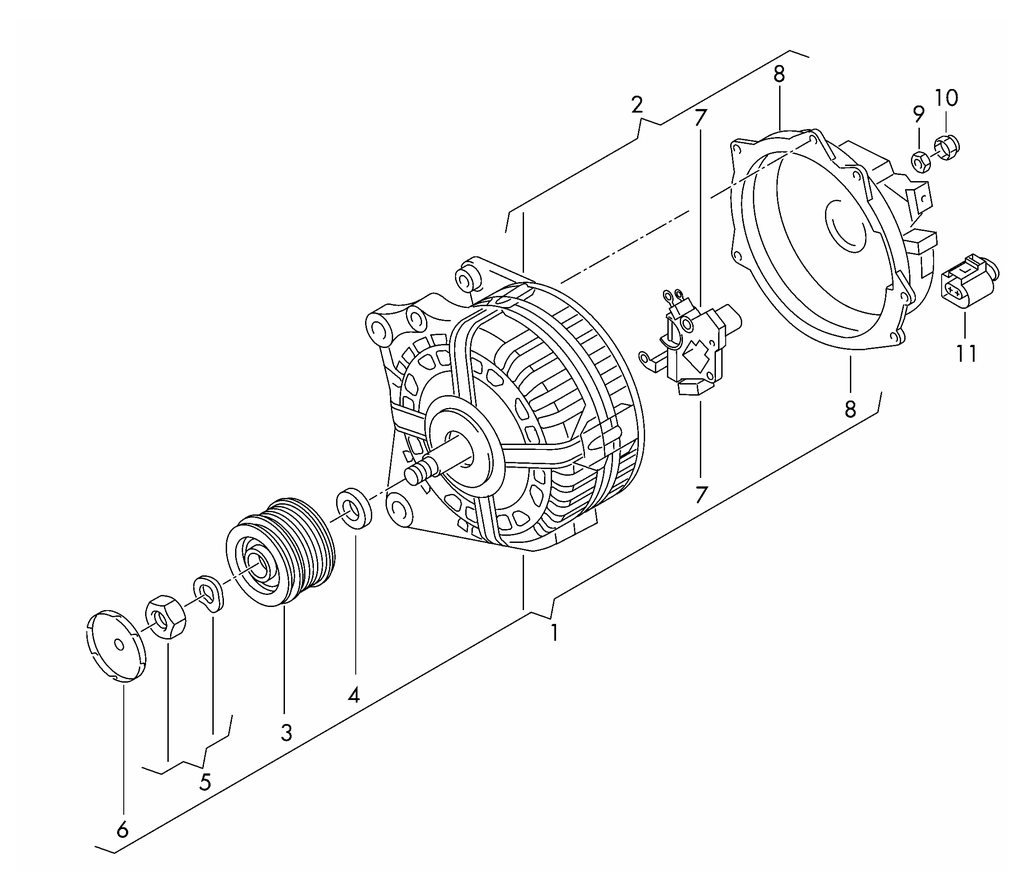
#> input picture assets/example-input.png, 1024 x 890 px
$ python -i braces.py   (imports and definitions only)
#> lines starting #> are read from the running program, lines starting #| are printed output that depends on the picture; after the words box and inside, x2 and y2 are one past the last pixel; in counts of white or black regions, pixels touching at a corner belong together
### src/glyphs.py
"""Connected-components glyph detection, grouping, and whitespace gating.

Pure-ish CV helpers; the recognition step lives in src.ocr.
"""
import cv2
import numpy as np

from src import config as C


def binarize_inv(gray):
    """Black ink -> white foreground (255), background 0."""
    _, binv = cv2.threshold(gray, 0, 255,
                            cv2.THRESH_BINARY_INV | cv2.THRESH_OTSU)
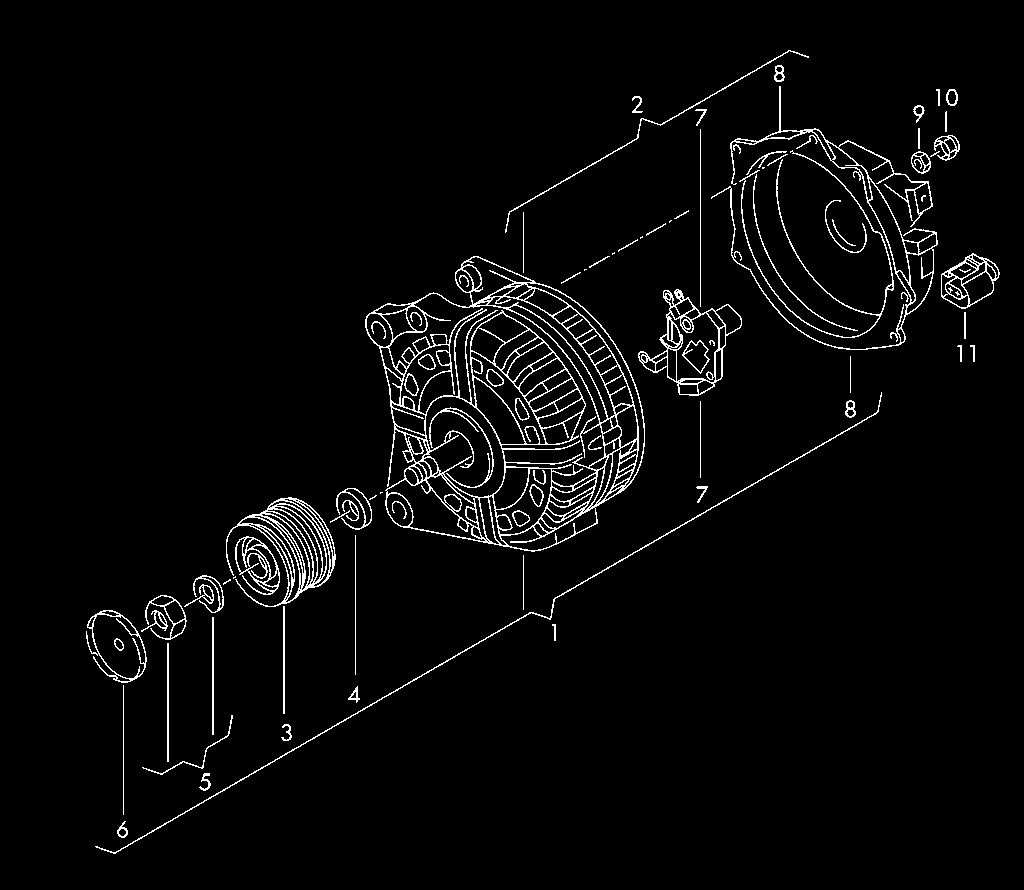
#> binv: shape (890, 1024); 3.2% white in thin lines or dots, all inside (x1, y1, x2, y2) = (86, 50, 1000, 854)
    return binv


# [70 lines left out: functions _linearity, glyph_candidates, group_numbers, not called in this run]


def ink_ratio_ring(binv, box):
    """Fraction of ink in a ring around the box, excluding the box itself.

    Low value => isolated in whitespace (a real callout); high => inside drawing.
    """
    x, y, w, h = box
    r = int(C.ISO_RING * h)
    H, W = binv.shape
    ox0, oy0 = max(0, x - r), max(0, y - r)
    ox1, oy1 = min(W, x + w + r), min(H, y + h + r)
    outer = binv[oy0:oy1, ox0:ox1]
    if outer.size == 0:
        return 1.0
    ink_outer = int((outer > 0).sum())
    ink_inner = int((binv[y:y + h, x:x + w] > 0).sum())
    ring_pixels = outer.size - (w * h)
    if ring_pixels <= 0:
        return 1.0
    return (ink_outer - ink_inner) / float(ring_pixels)


def iou(a, b):
    ax0, ay0, ax1, ay1 = a
    bx0, by0, bx1, by1 = b
    ix0, iy0 = max(ax0, bx0), max(ay0, by0)
    ix1, iy1 = min(ax1, bx1), min(ay1, by1)
    iw, ih = max(0, ix1 - ix0), max(0, iy1 - iy0)
    inter = iw * ih
    if inter == 0:
        return 0.0
    area_a = (ax1 - ax0) * (ay1 - ay0)
    area_b = (bx1 - bx0) * (by1 - by0)
    return inter / float(area_a + area_b - inter)


# [7 lines left out: function nms, not called in this run]

### src/braces.py
"""Grouping-brace detection and callout association (Phase 3).

Parts-catalog diagrams group a range of part numbers with a brace, in EITHER orientation:
- vertical '{'  : group-id beside it, members in the adjacent column
- horizontal '⏝': group-id above/below, members in the adjacent row

Detection finds elongated, thin, whitespace-isolated blobs. Association is
axis-agnostic: the brace's notch (cusp of '{', apex of V) points at the group
id; with no measurable notch, the side holding the most aligned callouts is
the member side and the id is the lone callout near the tip opposite.
"""
import cv2
import numpy as np

from src.glyphs import binarize_inv, ink_ratio_ring, iou

# brace shape filter (elongated thin curve)
BRACE_MIN_LONG = 60        # length along the spine
BRACE_MIN_ASPECT = 3.0     # long / short
BRACE_MAX_SHORT = 80
BRACE_MAX_FILL = 0.35
BRACE_ISO_MAX_INK = 0.18   # whitespace gate; rejects part-contour lines

# open-line brace filter (Phase 3b): grouping braces drawn as DIAGONAL thin lines.
# A diagonal line has a near-square bbox, so the aspect test above misses it. These
# braces are instead identified as thin (low-fill), whitespace-isolated, OPEN
# polylines -- holes==0 separates them from the closed loops of part contours.
# See docs/adr/0002. Detected for the overlay only; not auto-numbered into groups
# (the prong/id geometry is too noisy on flat exploded views -- ADR 0002).
OPEN_MIN_AREA = 150        # line length in px (thin line: area ~= length)
OPEN_MAX_AREA = 4000       # above this it's a part body, not a brace line
OPEN_MAX_FILL = 0.06       # area/bbox: a thin line nearly vanishes in its bbox
OPEN_MIN_LONG = 80         # bbox long side: span at least a couple of rows
OPEN_ISO_MAX_INK = 0.06    # whitespace gate, tighter than solid braces
OPEN_MAX_HOLES = 0         # open polyline encloses nothing; part outlines do
OPEN_MIN_CORNERS = 5       # sharp direction changes (prongs). A brace is a
                           # bracket -- prongs are its grouping semantics; a
                           # plain straight stroke is a leader line. Measured:
                           # real braces 7-76 corners, leader lines 1-3.
OPEN_MUTUAL_IOU = 0.35     # candidates whose bboxes overlap this much are
                           # fragments of one drawing entity (e.g. concentric
                           # flywheel arcs broken by teeth) -- a real brace
                           # stands alone. Measured: arc pairs 0.37-0.7+,
                           # nested-but-distinct real braces 0.015.

# association tolerances
GROUP_MIDBAND = 0.30       # group-id near brace tip (fraction of span length)
MEMBER_REACH = 0.13        # member row/column distance (fraction of perp image dim)
GROUP_REACH = 0.10         # group-id distance from spine (fraction of perp image dim)
NOTCH_MIN_DEPTH = 0.5      # min notch depth / median digit height to trust
                           # the notch side over the count-vote. Measured on
                           # the 20-image GT set (ADR 0002 id-swap update):
                           # true cusps/apexes 0.57-0.97 dh (swapped-id braces
                           # 0.75-0.97); nothing measurable below 0.57. The
                           # high floor is the safe direction -- dropping a
                           # true notch only reverts to the count-vote.
# diagonal-brace association tolerances, in units of DIGIT HEIGHT -- the only
# scale that holds across catalogs (image-dim fractions break: a 0.03*2300px
# member band swallows the id on large diagrams). Measured on every true brace
# (5 images, 12 braces): id sits 0.7-1.0 digit-heights from the prong tip
# (false bindings: 1.5-4.8), members hug the spine at 0.6-1.6 on the opposite
# side from the id (unrelated callouts: 8+).
OPEN_ID_REACH = 1.3        # max dist(prong tip, id centre) / id height
OPEN_MEMBER_REACH = 4.5    # max |spine offset| / median digit height for members
OPEN_MEMBER_SIDE = 1.0     # members may poke at most this far onto the id side
OPEN_SPAN_PAD = 10         # px slack at the spine's ends for the span test
OPEN_BIND_MIN_SHARP = 5    # central sharp vertices required to BIND a brace
                           # to a group. A true grouping bracket is pronged
                           # along its spine: every true diagonal brace on
                           # the 20-image GT set shows 6-9 sharp vertices in
                           # the central 80% of the span (sample.png: 6/6/10);
                           # the two false part-contour bindings (645845000
                           # "6", 258133860 "2") show exactly 3. Gate at 5.


# [19 lines left out: function detect_braces, not called in this run]


def _hole_count(label_crop, idx):
    """Holes enclosed by component `idx` -- 0 for an open line, >0 for a loop."""
    mask = (label_crop == idx).astype("uint8") * 255
    _, hier = cv2.findContours(mask, cv2.RETR_CCOMP, cv2.CHAIN_APPROX_SIMPLE)
    if hier is None:
        return 0
    return sum(1 for c in hier[0] if c[3] != -1)   # contour with a parent = hole


def _sharp_corners(labels, idx, box):
    """Sharp direction changes along component `idx`'s outline.

    Prongs of a bracket produce corners well under 140 deg; a straight leader
    line has none and a smooth arc only shallow ones. Short polygon edges
    (under 8 px) are stroke-width noise and don't vote.
    """
    x, y, w, h = box
    mask = (labels[y:y + h, x:x + w] == idx).astype("uint8")
    cnts, _ = cv2.findContours(mask, cv2.RETR_EXTERNAL, cv2.CHAIN_APPROX_SIMPLE)
    pts = cv2.approxPolyDP(max(cnts, key=cv2.contourArea), 4, False)[:, 0, :]
    pts = pts.astype(np.float64)
    sharp = 0
    for i in range(1, len(pts) - 1):
        v1, v2 = pts[i - 1] - pts[i], pts[i + 1] - pts[i]
        n1, n2 = np.linalg.norm(v1), np.linalg.norm(v2)
        if n1 < 8 or n2 < 8:
            continue
        ang = np.degrees(np.arccos(np.clip(v1 @ v2 / (n1 * n2), -1, 1)))
        if ang < 140:
            sharp += 1
    return sharp


def _xyxy(b):
    x, y, w, h = b
    return (x, y, x + w, y + h)


def detect_open_braces(gray, binv=None, exclude=()):
    """Diagonal thin OPEN-polyline braces -> boxes (x, y, w, h).

    Complements detect_braces, which only catches axis-aligned (tall/wide)
    braces. Diagonal braces have a near-square bbox, so they need a different
    signature: thin (low fill), whitespace-isolated, topologically open
    (no enclosed holes), and PRONGED -- sharp corners are what distinguish a
    grouping bracket from a straight leader line. Candidates whose bboxes
    mutually overlap are fragments of one part contour (concentric broken
    arcs) and are all dropped; ones overlapping an `exclude` box (braces the
    axis-aligned detector already found) are duplicates and skipped.
    """
    if binv is None:
        binv = binarize_inv(gray)
    n, labels, stats, _ = cv2.connectedComponentsWithStats(binv, connectivity=8)
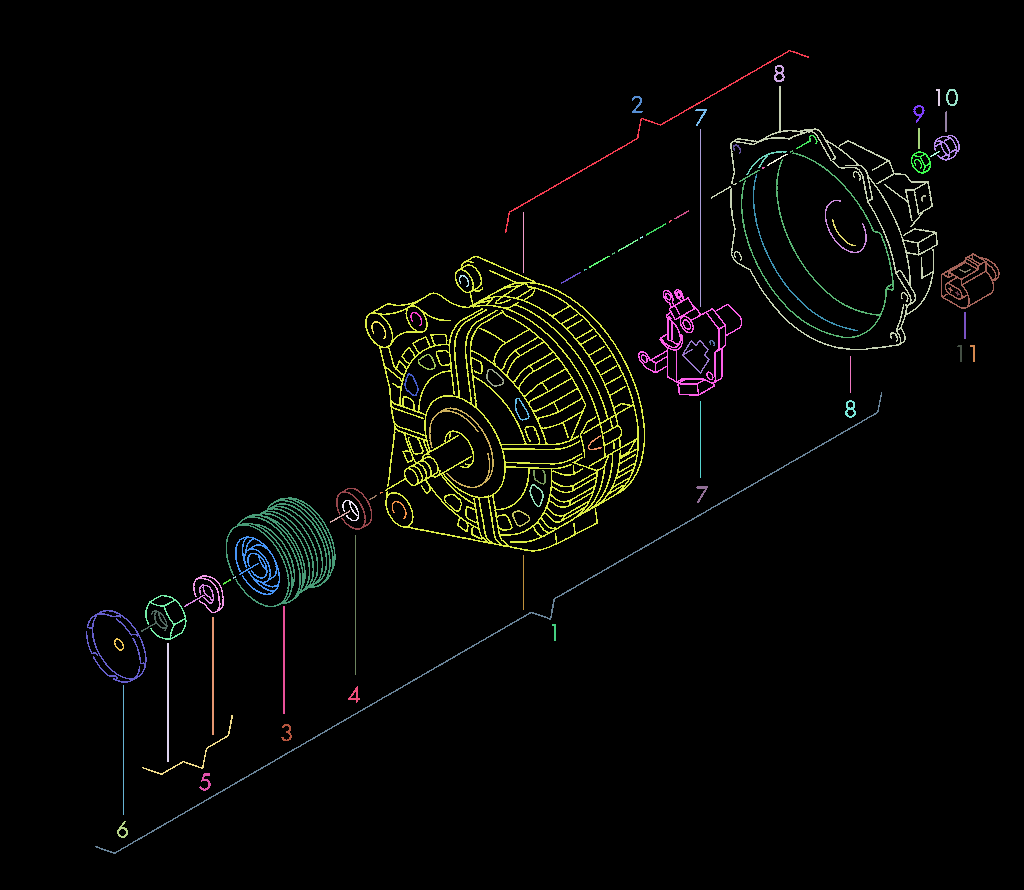
#> labels: shape (890, 1024) int32; 90 distinct labels, from 0 to 89; one colour per label, 0 black
#> n = 90; stats = 90 rows, first 6: [0, 0, 1024, 890, 882174], [505, 50, 304, 183, 558], [774, 65, 11, 17, 95], [711, 86, 227, 264, 2654], [936, 89, 4, 17, 38], [946, 89, 12, 17, 84]
    cand = []
    for i in range(1, n):
        x, y, w, h, area = (int(v) for v in stats[i])
        if area < OPEN_MIN_AREA or area > OPEN_MAX_AREA:
            continue
        if max(w, h) < OPEN_MIN_LONG:
            continue
        if area / float(w * h) > OPEN_MAX_FILL:
            continue
        if ink_ratio_ring(binv, (x, y, w, h)) > OPEN_ISO_MAX_INK:
            continue
        if _hole_count(labels[y:y+h, x:x+w], i) > OPEN_MAX_HOLES:
            continue
        if _sharp_corners(labels, i, (x, y, w, h)) < OPEN_MIN_CORNERS:
            continue
        if any(iou(_xyxy((x, y, w, h)), _xyxy(e)) >= OPEN_MUTUAL_IOU
               for e in exclude):
            continue
        cand.append((x, y, w, h))
#> this loop made 89 passes
#> area on passes 2, 4, 5, 6, 7, 8, 9, 10, 11, 12, 13, 14: 95, 38, 84, 73, 76, 58, 41, 178, 42, 49, 231, 29
#> (area, ink_outer in ink_ratio_ring, ink_inner in ink_ratio_ring) on passes 1, 3, 16, 21, 52: (558, 8456, 2013), (2654, 12759, 5034), (1053, 9119, 2473), (294, 7382, 1034), (1378, 28523, 15203)
#> pass 1, in ink_ratio_ring, `outer = binv[oy0:oy1, ox0:ox1]`:
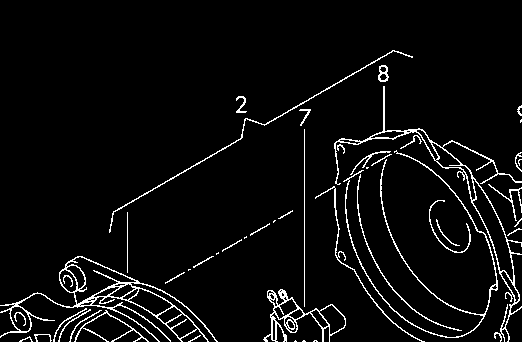
#> outer: shape (342, 522); 4.7% white in thin lines or dots, all inside (x1, y1, x2, y2) = (0, 50, 522, 342)
#> pass 1, in _hole_count, `mask = (label_crop == idx).astype("uint8") * 255`:
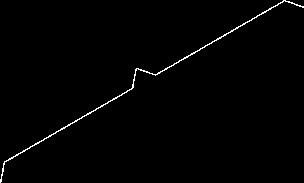
#> mask: shape (183, 304); 1% white in thin lines or dots
#> pass 3, in ink_ratio_ring (call 2), `outer = binv[oy0:oy1, ox0:ox1]`:
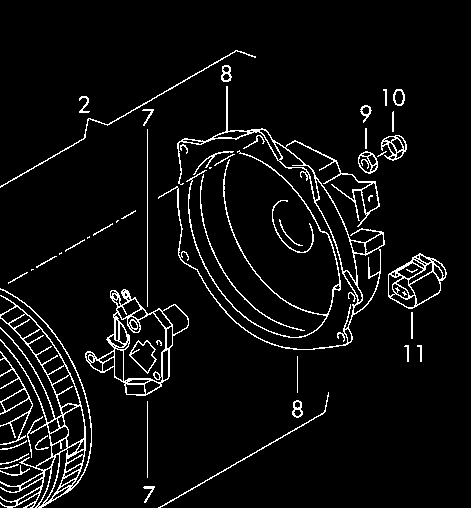
#> outer: shape (508, 471); 5.3% white in thin lines or dots, all inside (x1, y1, x2, y2) = (0, 50, 447, 508)
#> after the loop, cand = [(505, 50, 304, 183), (95, 392, 787, 462), (142, 715, 91, 60)]
    # mutual-overlap suppression: fragments of one entity condemn each other
    out = [b for b in cand
           if not any(c is not b and iou(_xyxy(b), _xyxy(c)) >= OPEN_MUTUAL_IOU
                      for c in cand)]
#> out has the same summary as cand
    return out


# [132 lines left out: functions _sharp_vertices, _notch_side, associate_open, not called in this run]


def _cx(b):
    return (b["bbox"][0] + b["bbox"][2]) / 2.0


def _cy(b):
    return (b["bbox"][1] + b["bbox"][3]) / 2.0


# [74 lines left out: function associate, not called in this run]

>>> import cv2
>>> picture = cv2.imread('../assets/example-input.png', cv2.IMREAD_GRAYSCALE)
>>> result = detect_open_braces(picture)
#> result has the same summary as cand in detect_open_braces
